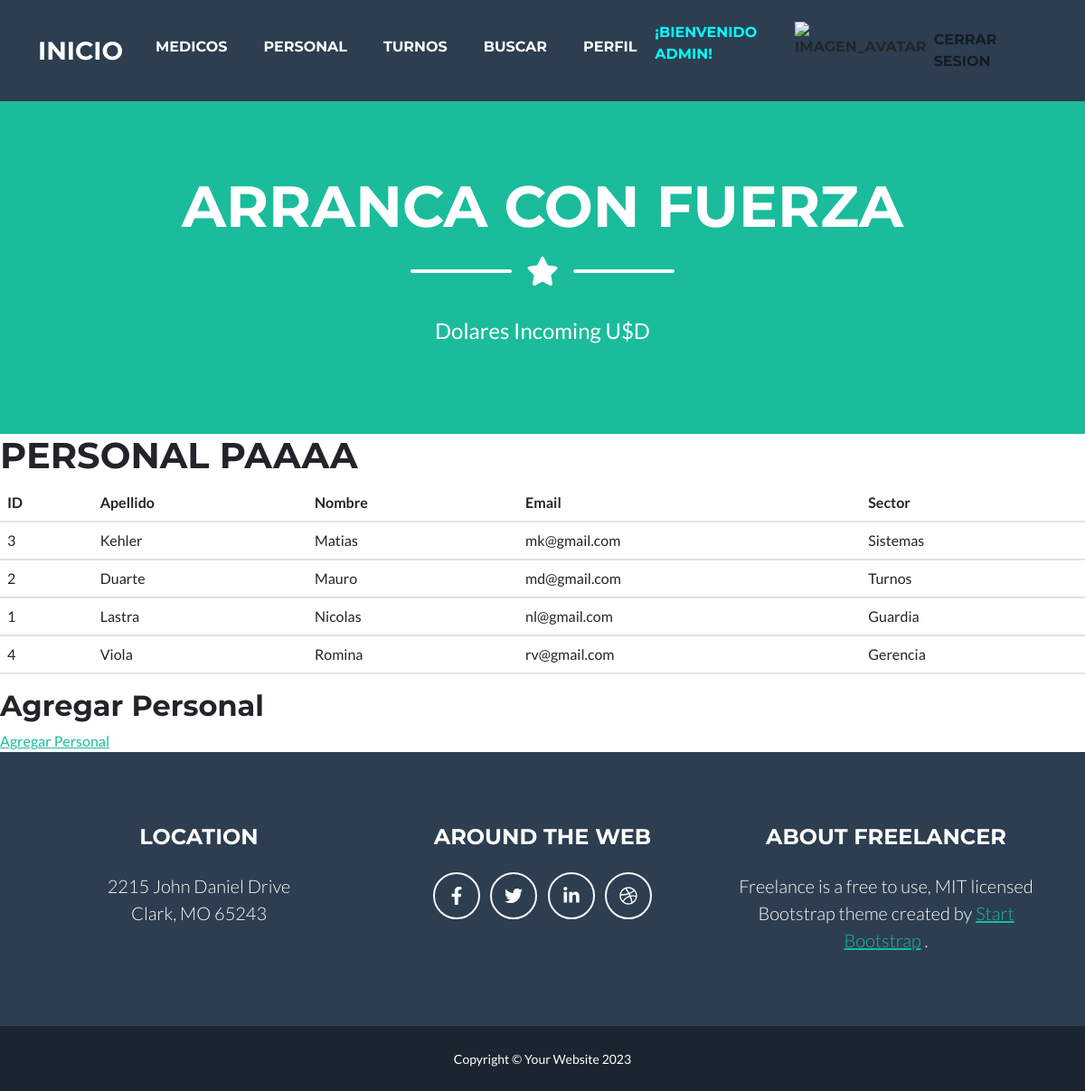
The app's page /personal/ (signed in) with its own data.
### medicos/models.py (models this page shows, shortened)
class Personal(models.Model):
    apellido = models.CharField(max_length= 15)
    nombre = models.CharField(max_length= 15)
    email = models.EmailField()
    sector = models.CharField(max_length= 15)
    class Meta:
        verbose_name = "Personal"
        verbose_name_plural = "Personal pero en plural"
        ordering = ['nombre']

### medicos/views.py (the view)
# urls.py: path('personal/', personal, name= "personal"),
@login_required
def personal(request):
    test = {'personas': Personal.objects.all()}
    return render(request, "medicos/personal.html", test)

### medicos/templates/medicos/personal.html
{% extends 'medicos/base.html' %}
{% load static %}
{% block contenido %}
    <h1>PERSONAL PAAAA</h1>
    <table class="table">
        <thead>
            <tr>
                <th>ID</th>
                <th>Apellido</th>
                <th>Nombre</th>
                <th>Email</th>
                <th>Sector</th>
            </tr>
        </thead>
        <tbody>
            {% for p in personas %}
            <tr>
                <td>{{ p.id }}</td>
                <td>{{ p.apellido }}</td>
                <td>{{ p.nombre }}</td>
                <td>{{ p.email }}</td>
                <td>{{ p.sector }}</td>
            </tr>
            {% endfor %}
        </tbody>
    </table>
    <h2>Agregar Personal</h2>
    <a href="{% url 'agregar_personal' %}">Agregar Personal</a>
{% endblock contenido %}

### medicos/templates/medicos/base.html (shortened to what this page needs)
<!DOCTYPE html>
<html lang="en">
    <head>
        {% load static %}
        <link href="{% static 'medicos/css/styles.css' %}" rel="stylesheet" />
    </head>
    <body id="page-top">
        <nav class="navbar navbar-expand-lg bg-secondary text-uppercase fixed-top" id="mainNav">
            <div class="container">
                <a class="navbar-brand" href="{% url 'home' %}">Inicio</a>
                <div class="collapse navbar-collapse" id="navbarResponsive">
                    <ul class="navbar-nav ms-auto">
                        {% if user.is_authenticated %}
                            <li class="nav-item mx-0 mx-lg-1"><a class="nav-link py-3 px-0 px-lg-3 rounded" href="{% url 'medicos' %}">Medicos</a></li>
                            <li class="nav-item mx-0 mx-lg-1"><a class="nav-link py-3 px-0 px-lg-3 rounded" href="{% url 'personal' %}">Personal</a></li>
                            <li class="nav-item mx-0 mx-lg-1"><a class="nav-link py-3 px-0 px-lg-3 rounded" href="{% url 'turnos' %}">Turnos</a></li>
                            <li class="nav-item mx-0 mx-lg-1"><a class="nav-link py-3 px-0 px-lg-3 rounded" href="{% url 'buscar_medico' %}">Buscar</a></li>
                            <li class="nav-item mx-0 mx-lg-1"><a class="nav-link py-3 px-0 px-lg-3 rounded" href="{% url 'editarPerfil' %}">Perfil</a></li>
                            <p style="color: aqua;">¡Bienvenido {{user.username}}!</p>
                            <div class="text-center">
                                <img src="{{ request.session.avatar }}" height="40px" weigth="49px" alt="imagen_avatar">
                            </div>
                            <a class="nav-link" href="{% url 'logout' %}">Cerrar Sesion</a>
                        {% else %}
                            <li class="nav-item mx-0 mx-lg-1"><a class="nav-link py-3 px-0 px-lg-3 rounded" href="{% url 'registro' %}">Registrarse</a></li>
                            <li class="nav-item mx-0 mx-lg-1"><a class="nav-link py-3 px-0 px-lg-3 rounded" href="{% url 'login' %}">Iniciar Sesion</a></li>
                            <li></li>
                        {% endif %}
                    </ul>
                </div>
            </div>
        </nav>
        <header class="masthead bg-primary text-white text-center">
            <div class="container d-flex align-items-center flex-column">
                <h1 class="masthead-heading text-uppercase mb-0">Arranca con Fuerza</h1>
                <div class="divider-custom divider-light">
                    <div class="divider-custom-line"></div>
                    <div class="divider-custom-icon"><i class="fas fa-star"></i></div>
                    <div class="divider-custom-line"></div>
                </div>
                <p class="masthead-subheading font-weight-light mb-0">Dolares Incoming U$D</p>
            </div>
        </header>
        {% block contenido %}
        {% endblock contenido %}
        <footer class="footer text-center">
            <div class="container">
                <div class="row">
                    <div class="col-lg-4 mb-5 mb-lg-0">
                        <h4 class="text-uppercase mb-4">Location</h4>
                        <p class="lead mb-0">
                            2215 John Daniel Drive
                            <br />
                            Clark, MO 65243
                        </p>
                    </div>
                    <div class="col-lg-4 mb-5 mb-lg-0">
                        <h4 class="text-uppercase mb-4">Around the Web</h4>
                        <a class="btn btn-outline-light btn-social mx-1" href="#!"><i class="fab fa-fw fa-facebook-f"></i></a>
                        <a class="btn btn-outline-light btn-social mx-1" href="#!"><i class="fab fa-fw fa-twitter"></i></a>
                        <a class="btn btn-outline-light btn-social mx-1" href="#!"><i class="fab fa-fw fa-linkedin-in"></i></a>
                        <a class="btn btn-outline-light btn-social mx-1" href="#!"><i class="fab fa-fw fa-dribbble"></i></a>
                    </div>
                    <div class="col-lg-4">
                        <h4 class="text-uppercase mb-4">About Freelancer</h4>
                        <p class="lead mb-0">
                            Freelance is a free to use, MIT licensed Bootstrap theme created by
                            <a href="http://startbootstrap.com">Start Bootstrap</a>
                            .
                        </p>
                    </div>
                </div>
            </div>
        </footer>
        <div class="copyright py-4 text-center text-white">
            <div class="container"><small>Copyright &copy; Your Website 2023</small></div>
        </div>
    </body>
</html>

### records on screen
Personal: id "3", apellido "Kehler", nombre "Matias", email "mk@gmail.com", sector "Sistemas"
Personal: id "2", apellido "Duarte", nombre "Mauro", email "md@gmail.com", sector "Turnos"
Personal: id "1", apellido "Lastra", nombre "Nicolas", email "nl@gmail.com", sector "Guardia"
Personal: id "4", apellido "Viola", nombre "Romina", email "rv@gmail.com", sector "Gerencia"

### other values on screen
{{ user.username }} "ADMIN"
